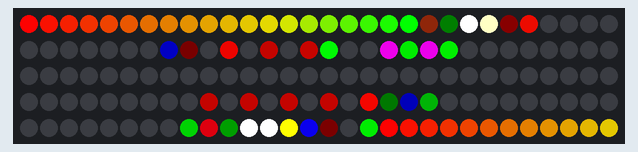
A sketch run on a simulated Arduino Uno, built with avr-gcc and run on an emulated ATmega328P. Parts: 150 RGB LEDs in strip order, left to right, continuing on the next row.

Above: at 0.16 s.
At 5.0 s:
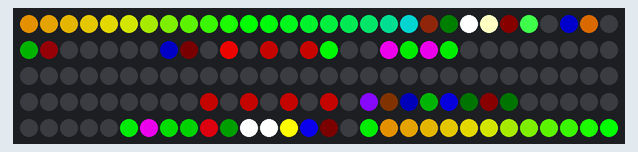
At 10.15 s:
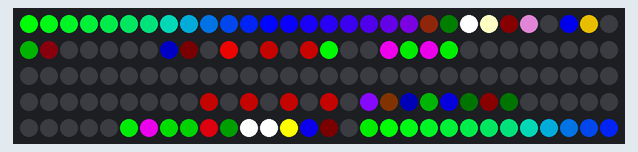
At 20.14 s:
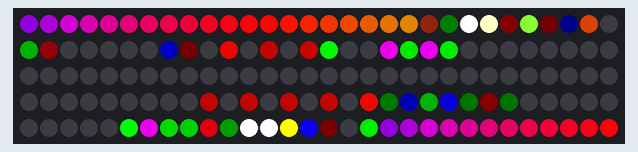
At 28.92 s:
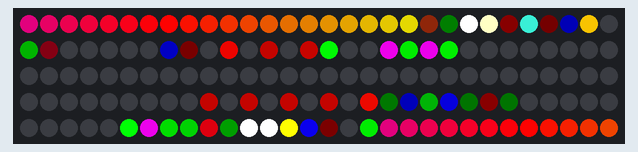
At 39.82 s:
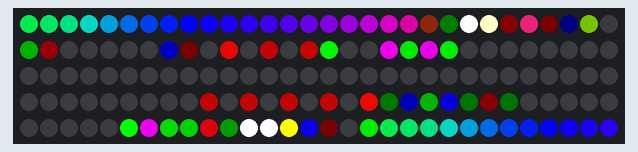

The sketch:

FastLED_Rainbow.ino
```cpp
#include "FastSPI_LED2.h"

#define NUMLEDS 150
#define BRIGHTNESS 255

CRGB pixelBuffer[20];

void setup() {
  //defines pixel strip, RGB order (GRB in this case) and # of LEDs (20)
  //FastLED.addLeds<LPD8806,GRB>( pixelBuffer, 20 );
  //NEOPIXEL
  FastLED.addLeds<WS2811,10,GRB>(pixelBuffer, NUMLEDS);
  FastLED.setBrightness(BRIGHTNESS);

  Serial.begin(19200);
}

byte i = 0;
byte startingHue = 0;

void loop()
{
  i = i + 1;
  if( i >= 20) { i = 0; }

  pixelBuffer[i].setRGB( 100, 20, 0) ;

  hsv2rgb_rainbow( CHSV( 100, 255, 255), pixelBuffer[i] );

  startingHue = startingHue + 1;
  fill_rainbow( pixelBuffer, 20, startingHue);

  FastLED.show();
  pixelBuffer[i] = 0x000000;

  //in milliseconds
  delay(10);
}
```
